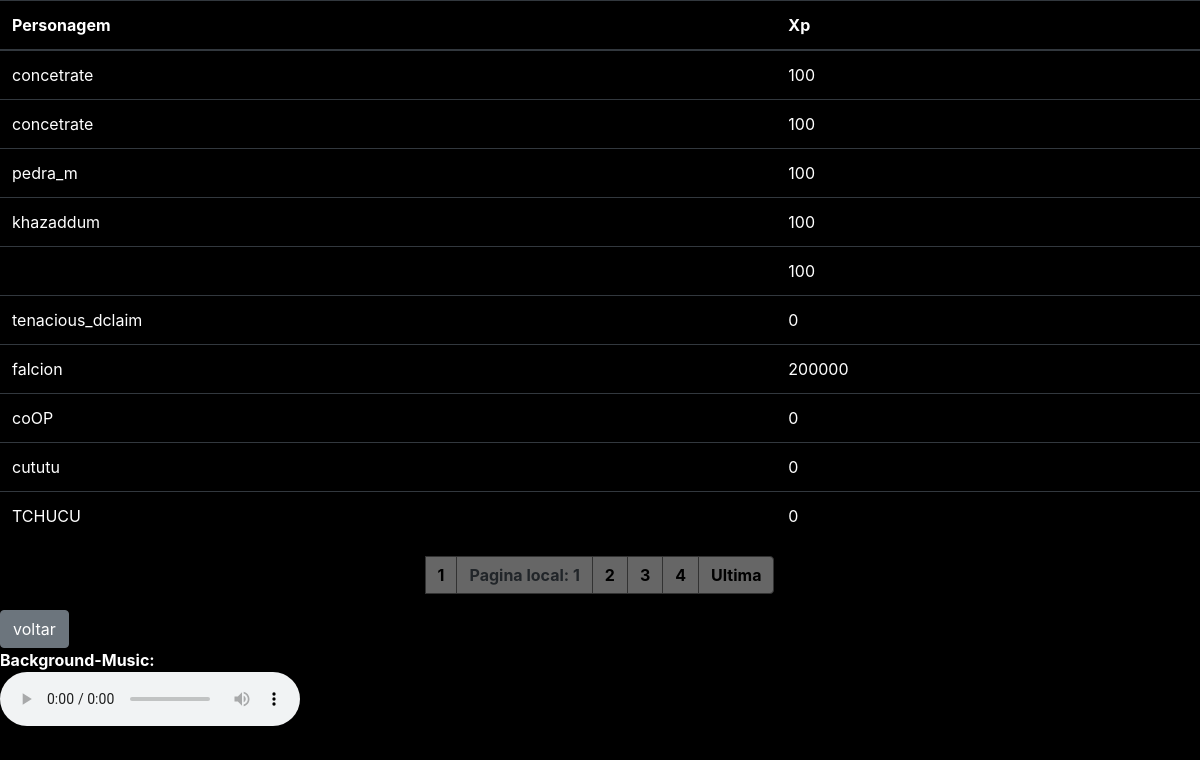
Before: /menus/static/key_4732.php with the older database file.
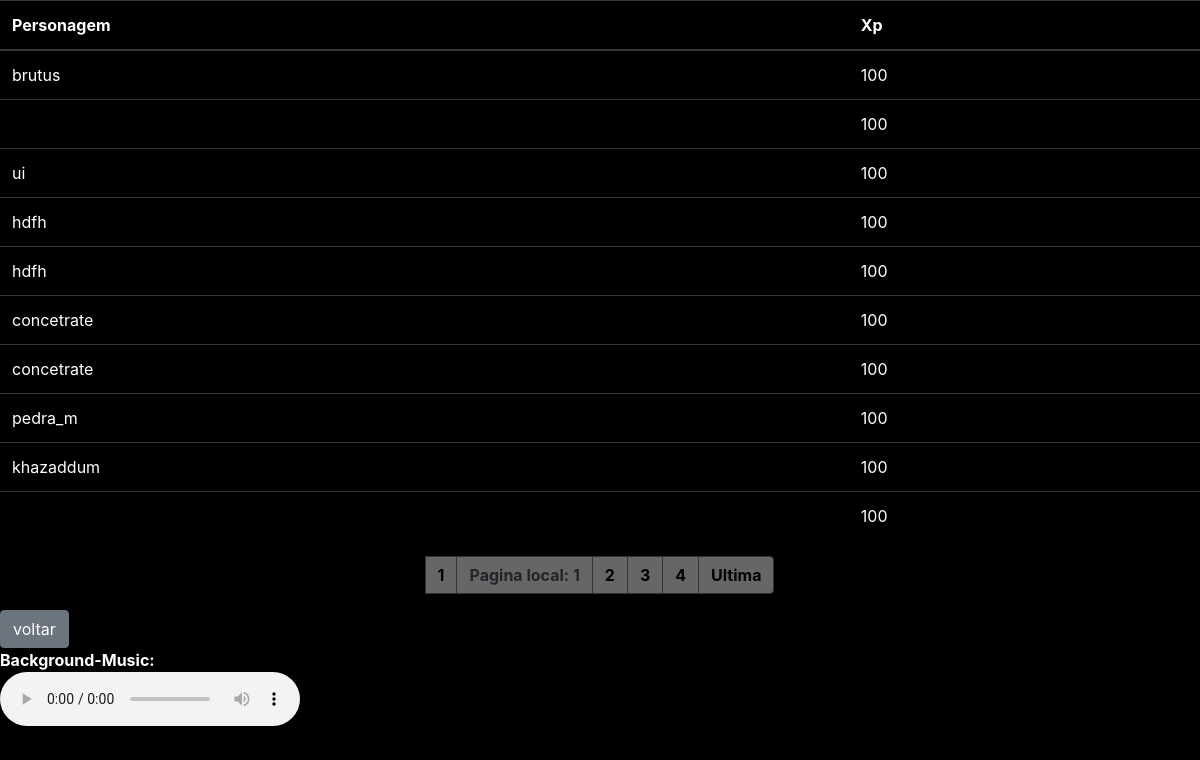
After: the same page with the newer database file.
### tables this page shows
CREATE TABLE IF NOT EXISTS `fichasuno` (
  `ficha_id` bigint(20) UNSIGNED NOT NULL AUTO_INCREMENT,
  `ficha_nome` char(22) DEFAULT NULL,
  `ficha_Race` char(250) DEFAULT NULL,
  `ficha_Class` char(250) DEFAULT NULL,
  `ficha_Sclass` char(250) DEFAULT NULL,
  `ficha_ATK` int(11) DEFAULT NULL,
  `ficha_DEF` int(11) DEFAULT NULL,
  `ficha_PW` int(11) DEFAULT NULL,
  `ficha_HP` int(11) DEFAULT NULL,
  `ficha_MP` int(11) DEFAULT NULL,
  `ficha_hp_MAX` int(11) DEFAULT NULL,
  `ficha_mp_MAX` int(11) DEFAULT NULL,
  `ficha_XP` int(11) DEFAULT NULL,
  `ficha_LV` int(11) DEFAULT NULL,
  `ficha_Const` int(11) DEFAULT NULL,
  `ficha_CHA` int(11) DEFAULT NULL,
  `ficha_Fr` int(11) DEFAULT NULL,
  `ficha_Vel` int(11) DEFAULT NULL,
  `ficha_Int` int(11) DEFAULT NULL,
  `ficha_Sorte` int(11) DEFAULT NULL,
  `ficha_DONO` char(22) DEFAULT NULL,
  PRIMARY KEY (`ficha_id`),
  UNIQUE KEY `ficha_id` (`ficha_id`)
);

### menus/static/key_4732.php (the view, shortened to what this page needs)
<?php
include('../../login-cadastro/db/conexao.php');
?>
<!DOCTYPE html>
<html lang="pt-br">
  <head>
           <link rel="stylesheet" href="../../home/View/css/key_23.css">
           <link rel="stylesheet" href="https://maxcdn.bootstrapcdn.com/bootstrap/4.0.0/css/bootstrap.min.css">
  </head>
  <body>
<div class="container-show">
<table class="table table-dark">
  <thead>
    <tr>
      <th scope="col">Personagem</th>
      <th scope="col">Xp</th>
    </tr>
  </thead>
  <tbody>
  <?php
    $pagina_atual = filter_input(INPUT_GET,'pagina', FILTER_SANITIZE_NUMBER_INT);
    $pagina = (!empty($pagina_atual)) ? $pagina_atual : 1;
    $qnt_result_pg = 10;
    $inicio = ($qnt_result_pg * $pagina) - $qnt_result_pg;
$stmt = $pdo-> prepare( "SELECT * FROM fichasuno  order by ficha_id  desc LIMIT $qnt_result_pg OFFSET $inicio ");
$stmt-> execute();
$result = $stmt-> fetchAll( PDO::FETCH_ASSOC );
foreach($result  as  $value ) {
           echo "<tr>";
          echo "<td scope='row'>".$value['ficha_nome']."</td>";
             echo "<td scope='col'>".$value['ficha_XP']."</td>";
      echo "</tr>";
}
  echo "</tbody>";
echo "</table>";
 $result_pg= $pdo-> prepare( "SELECT COUNT(*) AS num_result FROM fichasuno   order by ficha_id ");
$result_pg-> execute();
$resultado_pg = $result_pg-> fetchAll( PDO::FETCH_ASSOC );
foreach($resultado_pg as   $row_pg ) {
    $quantidade_pg = ceil($row_pg['num_result'] / $qnt_result_pg);
    $max_links = 3;
       echo "<nav aria-label='Page navigation example'>";
        echo "<ul class='pagination justify-content-center'>";
     echo " <a href='key_4732.php?pagina=1'class='page-link' aria-label='Goto page 1'>1</a>";
    echo "<li class='page-item'><a class='page-link' aria-current='page'>Pagina local: ".$pagina." </a></li> ";
    for($pag_dep = $pagina + 1; $pag_dep <= $pagina + $max_links; $pag_dep++){
      if($pag_dep <= $quantidade_pg){
        echo "<li class='page-item'><a class='page-link' href='key_4732.php?pagina=$pag_dep'>$pag_dep</a> ";
      }
    }
    echo "<li class='page-item'><a class='page-link' href='key_4732.php?pagina=$quantidade_pg' class='page-link' aria-label='Goto page 86'>Ultima</a></li>";
      echo "</ul>";
        echo "</nav>";
  }
    ?>
<div class="btn-group" role="group" aria-label="Button group with nested dropdown">
  <a href="key_24.php" > <button type="button" class="btn btn-secondary">voltar </button></a>
</div>
</div>
  <figure>
    <figcaption style="color:white; font-weight: bold ">Background-Music:</figcaption>
    <audio
        controls
        loop
        play
        src="../ost/theme.mp3">
    </audio>
    <br/>
</figure>
  </body>
</html>

Changed rows visible on the page:
no longer on this page (row unchanged): fichasuno: ficha_nome "tenacious_dclaim", ficha_XP "0"
no longer on this page (row unchanged): fichasuno: ficha_nome "falcion", ficha_XP "200000"
no longer on this page (row unchanged): fichasuno: ficha_nome "coOP", ficha_XP "0"
no longer on this page (row unchanged): fichasuno: ficha_nome "cututu", ficha_XP "0"
no longer on this page (row unchanged): fichasuno: ficha_nome "TCHUCU", ficha_XP "0"
added fichasuno: ficha_nome "brutus", ficha_XP "100"
added fichasuno: ficha_XP "100"
added fichasuno: ficha_nome "ui", ficha_XP "100"
added fichasuno: ficha_nome "hdfh", ficha_XP "100"
added fichasuno: ficha_nome "hdfh", ficha_XP "100"
